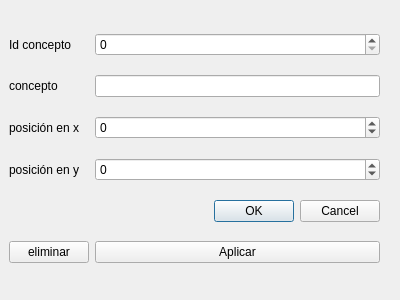
<?xml version="1.0" encoding="UTF-8"?>
<ui version="4.0">
 <class>editarConceptoVentana</class>
 <widget class="QDialog" name="editarConceptoVentana">
  <property name="enabled">
   <bool>true</bool>
  </property>
  <property name="geometry">
   <rect>
    <x>0</x>
    <y>0</y>
    <width>400</width>
    <height>300</height>
   </rect>
  </property>
  <property name="sizePolicy">
   <sizepolicy hsizetype="Fixed" vsizetype="Fixed">
    <horstretch>0</horstretch>
    <verstretch>0</verstretch>
   </sizepolicy>
  </property>
  <property name="minimumSize">
   <size>
    <width>400</width>
    <height>300</height>
   </size>
  </property>
  <property name="maximumSize">
   <size>
    <width>400</width>
    <height>300</height>
   </size>
  </property>
  <property name="windowTitle">
   <string>Editar Concepto</string>
  </property>
  <property name="modal">
   <bool>true</bool>
  </property>
  <widget class="QWidget" name="layoutWidget">
   <property name="geometry">
    <rect>
     <x>9</x>
     <y>20</y>
     <width>371</width>
     <height>261</height>
    </rect>
   </property>
   <layout class="QGridLayout" name="gridLayout">
    <item row="1" column="1">
     <widget class="QSpinBox" name="spinBox_3">
      <property name="maximum">
       <number>68</number>
      </property>
     </widget>
    </item>
    <item row="2" column="0">
     <widget class="QLabel" name="label">
      <property name="text">
       <string>concepto</string>
      </property>
     </widget>
    </item>
    <item row="2" column="1">
     <widget class="QLineEdit" name="lineEdit"/>
    </item>
    <item row="3" column="0">
     <widget class="QLabel" name="label_2">
      <property name="text">
       <string>posición en x</string>
      </property>
     </widget>
    </item>
    <item row="3" column="1">
     <widget class="QSpinBox" name="spinBox_2">
      <property name="minimum">
       <number>-5000</number>
      </property>
      <property name="maximum">
       <number>5000</number>
      </property>
     </widget>
    </item>
    <item row="4" column="0">
     <widget class="QLabel" name="label_3">
      <property name="text">
       <string>posición en y</string>
      </property>
     </widget>
    </item>
    <item row="1" column="0">
     <widget class="QLabel" name="label_4">
      <property name="text">
       <string>Id concepto</string>
      </property>
     </widget>
    </item>
    <item row="4" column="1">
     <widget class="QSpinBox" name="spinBox">
      <property name="minimum">
       <number>-5000</number>
      </property>
      <property name="maximum">
       <number>5000</number>
      </property>
     </widget>
    </item>
    <item row="7" column="0" colspan="2">
     <widget class="QDialogButtonBox" name="buttonBox_2">
      <property name="orientation">
       <enum>Qt::Horizontal</enum>
      </property>
      <property name="standardButtons">
       <set>QDialogButtonBox::Cancel|QDialogButtonBox::Ok</set>
      </property>
     </widget>
    </item>
    <item row="8" column="1">
     <widget class="QPushButton" name="pushButton">
      <property name="text">
       <string>Aplicar</string>
      </property>
     </widget>
    </item>
    <item row="8" column="0">
     <widget class="QPushButton" name="pushButton_2">
      <property name="text">
       <string>eliminar</string>
      </property>
     </widget>
    </item>
   </layout>
  </widget>
 </widget>
 <resources/>
 <connections>
  <connection>
   <sender>buttonBox_2</sender>
   <signal>accepted()</signal>
   <receiver>editarConceptoVentana</receiver>
   <slot>close()</slot>
   <hints>
    <hint type="sourcelabel">
     <x>155</x>
     <y>245</y>
    </hint>
    <hint type="destinationlabel">
     <x>299</x>
     <y>149</y>
    </hint>
   </hints>
  </connection>
  <connection>
   <sender>buttonBox_2</sender>
   <signal>rejected()</signal>
   <receiver>editarConceptoVentana</receiver>
   <slot>close()</slot>
   <hints>
    <hint type="sourcelabel">
     <x>155</x>
     <y>245</y>
    </hint>
    <hint type="destinationlabel">
     <x>299</x>
     <y>149</y>
    </hint>
   </hints>
  </connection>
 </connections>
</ui>
